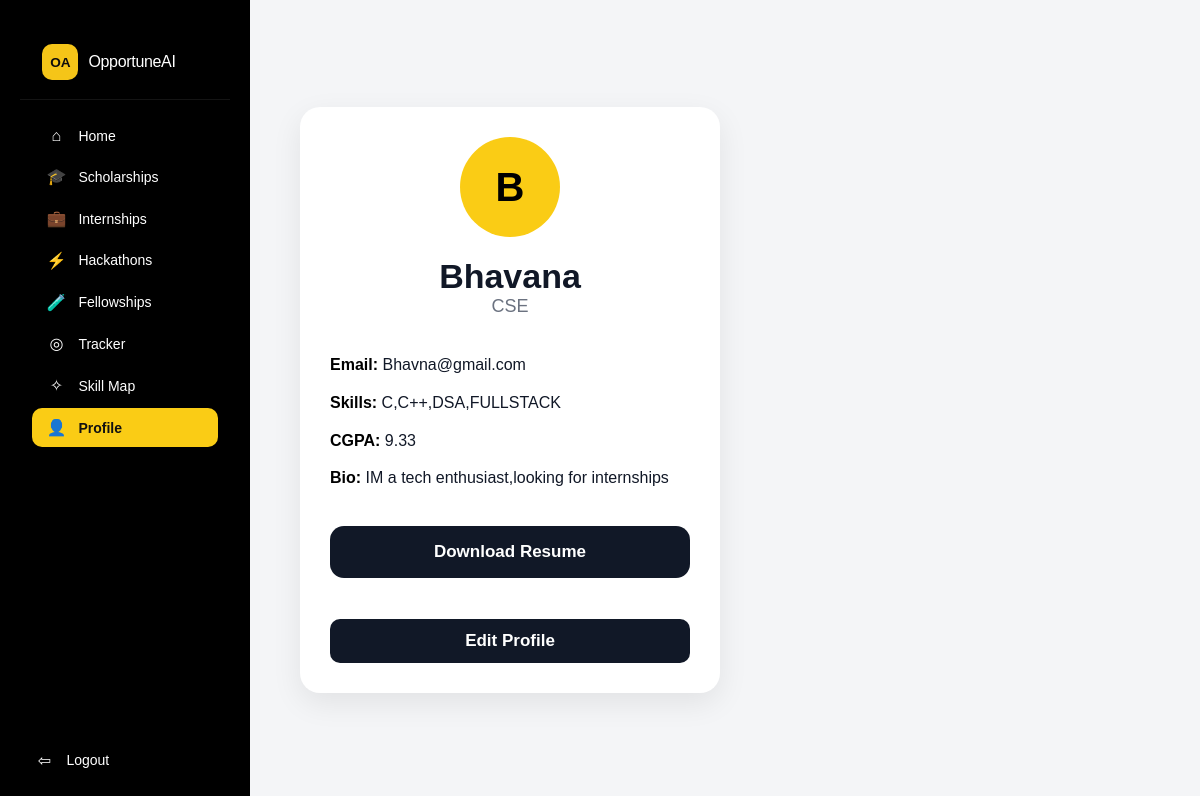
Page /profile/ (signed in) on the committed database.
### core/models.py (models this page shows, shortened)
class StudentProfile(models.Model):
    user = models.OneToOneField(
        User,
        on_delete=models.CASCADE
    )
    year = models.CharField(max_length=20, blank=True)
    college = models.CharField(max_length=200, blank=True)
    full_name = models.CharField(max_length=200)
    branch = models.CharField(max_length=100)
    skills = models.TextField()
    cgpa = models.FloatField()
    bio = models.TextField()
    resume_link = models.URLField(blank=True)
    resume = models.FileField(upload_to='resumes/', blank=True, null=True)

### core/views.py (the view)
# urls.py: path('profile/', views.profile, name='profile'),
@login_required
def profile(request):
    profile = StudentProfile.objects.filter(user=request.user).first()
    return render(request, 'profile.html', {
        'profile': profile
    })

### templates/profile.html (shortened to what this page needs)
{% load static %}
<!DOCTYPE html>
<html lang="en">
<head>
    <link rel="stylesheet" href="{% static 'css/main.css' %}">
</head>
<body>
    <div class="app-layout">
<aside class="sidebar">
    <div class="sidebar-logo">
        <div class="logo-mark">OA</div>
        <span class="logo-text">OpportuneAI</span>
    </div>
    <nav class="sidebar-nav">
        <a href="/" class="nav-item">
            <span class="nav-icon">⌂</span>
            <span>Home</span>
        </a>
        <a href="/scholarships/" class="nav-item">
            <span class="nav-icon">🎓</span>
            <span>Scholarships</span>
        </a>
        <a href="/internships/" class="nav-item">
            <span class="nav-icon">💼</span>
            <span>Internships</span>
        </a>
        <a href="/hackathons/" class="nav-item">
            <span class="nav-icon">⚡</span>
            <span>Hackathons</span>
        </a>
        <a href="/fellowships/" class="nav-item">
            <span class="nav-icon">🧪</span>
            <span>Fellowships</span>
        </a>
        <a href="/tracker/" class="nav-item">
            <span class="nav-icon">◎</span>
            <span>Tracker</span>
        </a>
        <a href="/skillmap/" class="nav-item">
            <span class="nav-icon">✧</span>
            <span>Skill Map</span>
        </a>
        <a href="/profile/" class="nav-item active">
            <span class="nav-icon">👤</span>
            <span>Profile</span>
        </a>
    </nav>
    <a href="/logout/" class="nav-item">
    <span class="nav-icon">⇦</span>
    <span>Logout</span>
</a>
</aside>
<div class="profile-container">
    <div class="profile-card">
        <div class="profile-avatar">
            {{ profile.full_name|first|upper }}
        </div>
        <div class="profile-name">
            {{ profile.full_name }}
        </div>
        <div class="profile-branch">
            {{ profile.branch }}
        </div>
        <div class="profile-info">
            <p>
                <strong>Email:</strong>
                {{ request.user.email }}
            </p>
            <p>
                <strong>Skills:</strong>
                {{ profile.skills }}
            </p>
            <p>
                <strong>CGPA:</strong>
                {{ profile.cgpa }}
            </p>
            <p>
                <strong>Bio:</strong>
                {{ profile.bio }}
            </p>
        </div>
        <div class="profile-buttons">
            {% if profile.resume %}
            <a href="{{ profile.resume.url }}"
               class="resume-btn"
               download>
               Download Resume
            </a>
            {% endif %}
            <a href="/edit-profile/" class="edit-btn">
                Edit Profile
            </a>
        </div>
    </div>
</div>
</div>
</body>
</html>

### static/css/main.css (style rules this page uses)
*, *::before, *::after { box-sizing: border-box; margin: 0; padding: 0; }
:root { --yellow: #F5C518; --yellow-dark: #d4a800; --yellow-light: #fffbeb; --black: #0d0d0d; --dark: #1a1a2e; --gray-900: #111827; --gray-700: #374151; --gray-500: #6b7280; --gray-400: #9ca3af; --gray-200: #e5e7eb; --gray-100: #f3f4f6; --gray-50: #f9fafb; --white: #ffffff; --bg: #f4f5f7; --surface: #ffffff; --border: #e5e7eb; --green: #10b981; --green-light: #d1fae5; --blue: #3b82f6; --blue-light: #dbeafe; --purple: #8b5cf6; --purple-light: #ede9fe; --orange: #f97316; --orange-light: #ffedd5; --red: #ef4444; --red-light: #fee2e2; --sidebar-w: 240px; --radius: 14px; --radius-sm: 8px; --radius-lg: 20px; --shadow: 0 2px 12px rgba(0,0,0,0.08); --shadow-md: 0 4px 24px rgba(0,0,0,0.12); --shadow-lg: 0 8px 40px rgba(0,0,0,0.16); --transition: 0.2s cubic-bezier(0.4,0,0.2,1); }
html { scroll-behavior: smooth; }
body { font-family: 'Plus Jakarta Sans', sans-serif; background: var(--bg); color: var(--gray-900); display: flex; min-height: 100vh; overflow-x: hidden; }
.sidebar { position: fixed; top: 0; left: 0; bottom: 0; width: var(--sidebar-w); background: var(--black); display: flex; flex-direction: column; padding: 0; z-index: 100; overflow: hidden; }
.sidebar-logo { display: flex; align-items: center; gap: 10px; padding: 1.5rem 1.4rem 1.2rem; border-bottom: 1px solid rgba(255,255,255,0.08); }
.logo-mark { width: 36px; height: 36px; border-radius: 10px; background: var(--yellow); display: flex; align-items: center; justify-content: center; font-family: 'Familjen Grotesk', sans-serif; font-weight: 700; font-size: 0.85rem; color: var(--black); flex-shrink: 0; }
.logo-text { font-family: 'Familjen Grotesk', sans-serif; font-size: 1rem; color: #fff; letter-spacing: -0.02em; }
.sidebar-nav { flex: 1; padding: 1rem 0.75rem; display: flex; flex-direction: column; gap: 2px; overflow-y: auto; }
.nav-item { display: flex; align-items: center; gap: 0.75rem; padding: 0.65rem 0.9rem; border-radius: 10px; color: rgba(255,255,255,0.55); text-decoration: none; font-size: 0.875rem; font-weight: 500; transition: all var(--transition); position: relative; cursor: pointer; }
.nav-item.active { background: #facc15; color: #111 !important; font-weight: 700; }
.nav-item.active span { color:#111 !important; }
.nav-icon { font-size: 1rem; flex-shrink: 0; width: 20px; text-align: center; }
body { margin:0; font-family:Arial, sans-serif; background:#f4f5f7; }
.app-layout { display:flex; min-height:100vh; }
.sidebar { width:250px; background:black; color:white; padding:20px; }
.sidebar a { color:white; text-decoration:none; }
.profile-container { flex:1; display:flex; justify-content:center; align-items:flex-start; padding:50px; }
.profile-card { width:420px; background:white; border-radius:24px; padding:40px; box-shadow:0 8px 30px rgba(0,0,0,0.08); }
.profile-avatar { width:120px; height:120px; background:#facc15; border-radius:50%; display:flex; align-items:center; justify-content:center; font-size:48px; font-weight:bold; margin:auto; color:black; }
.profile-name { text-align:center; font-size:34px; font-weight:700; margin-top:20px; color:#111827; }
.profile-branch { text-align:center; color:#6b7280; font-size:18px; margin-bottom:35px; }
.profile-info { margin-top:20px; }
.profile-info p { font-size:18px; margin:16px 0; color:#111827; line-height:1.6; }
.profile-info strong { color:black; }
.profile-buttons { display:flex; flex-direction:column; gap:16px; margin-top:35px; }
.resume-btn, .edit-btn { text-decoration:none; text-align:center; padding:16px; border-radius:14px; font-size:17px; font-weight:600; transition:0.3s; }
.resume-btn { background:#111827; color:white; }
.edit-btn { background:#facc15; color:black; }

### templates/profile.html (style rules this page uses)
.app-layout { display:flex; min-height:100vh; }
.profile-container { flex:1; padding:40px; margin-left:260px; }
.profile-card { background:white; border-radius:20px; padding:30px; max-width:700px; margin:auto; box-shadow:0 10px 30px rgba(0,0,0,0.08); }
.profile-avatar { width:100px; height:100px; border-radius:50%; background:#facc15; color:black; display:flex; align-items:center; justify-content:center; font-size:40px; font-weight:bold; margin:auto; margin-bottom:15px; }
.profile-info { margin-top:20px; }
.profile-info p { margin:12px 0; font-size:16px; }
.edit-btn { margin-top:25px; background:#111827; color:white; border:none; padding:12px 20px; border-radius:10px; cursor:pointer; font-weight:600; }

### rows in the picture
StudentProfile: full_name|first "B", full_name "Bhavana", branch "CSE", skills "C,C++,DSA,FULLSTACK", cgpa "9.33", bio "IM a tech enthusiast,looking for internships"

### other values in the picture
{{ request.user.email }} "Bhavna@gmail.com"
